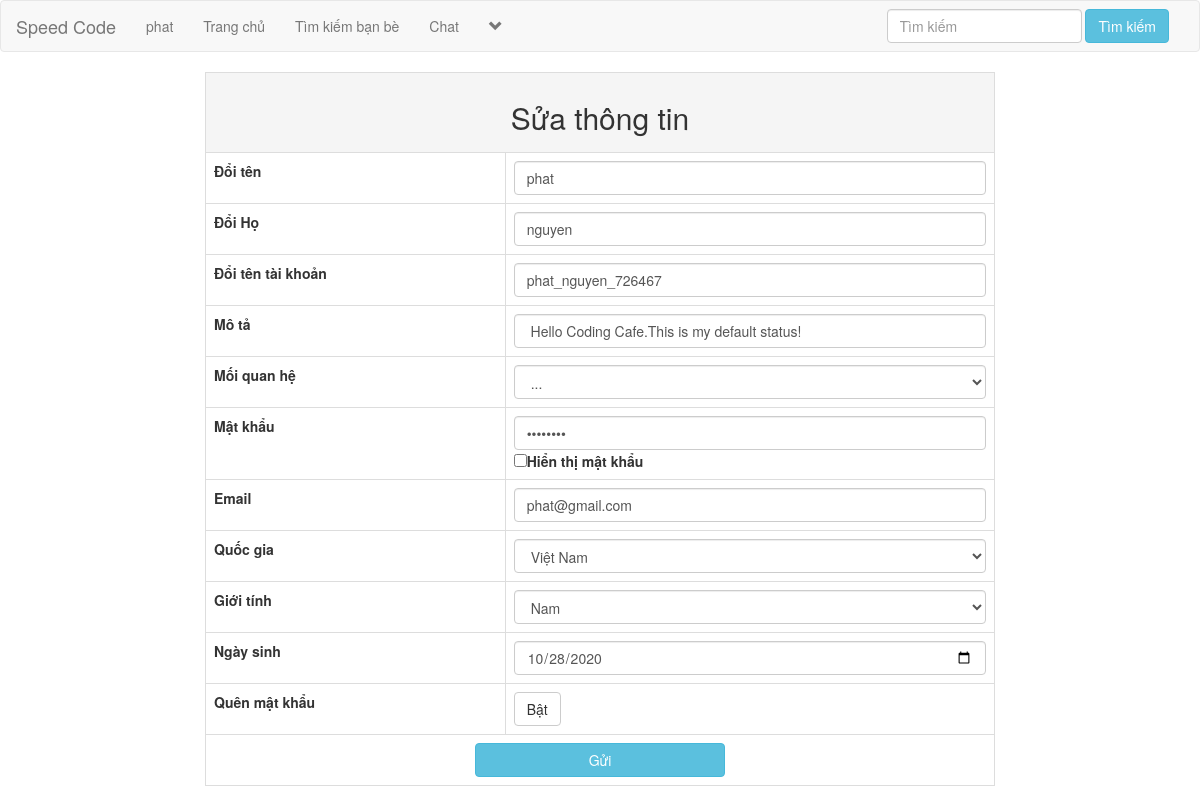
Page /view/sua_thongtincanhan.php (signed in) on the committed database.
### tables this page shows
CREATE TABLE `user_1` (
  `user_id` int(11) NOT NULL,
  `f_name` text NOT NULL,
  `l_name` text NOT NULL,
  `user_name` text NOT NULL,
  `describe_user` varchar(255) NOT NULL,
  `Relationship` text NOT NULL,
  `user_pass` varchar(255) NOT NULL,
  `user_email` varchar(255) NOT NULL,
  `user_country` text NOT NULL,
  `user_gender` text NOT NULL,
  `user_birthday` text NOT NULL,
  `user_image` varchar(255) NOT NULL,
  `user_cover` varchar(255) NOT NULL,
  `user_reg_date` timestamp NOT NULL DEFAULT current_timestamp(),
  `status` text NOT NULL,
  `posts` text NOT NULL,
  `recovery_account` varchar(255) NOT NULL
);

### model/ketnoi.php (called while the page is built, shortened)
<?php
	Class Ketnoi{
		private $server = "localhost";
		private $username = "root";
		private $password;
		private $db = "mang_xa_hoi";
		public $con;
		public function __construct(){
			try {
				$this->con = new mysqli($this->server,$this->username,$this->password,$this->db);
			} catch (Exception $e) {
				echo "kết nối lỗi" . $e->getMessage();
			}
		}
		public function select_header(){
            $user_email = $_SESSION['user_email'];
            $query = "select * from user_1 where user_email='$user_email'";
            $run_user = $this->con->query($query);
            $row=mysqli_fetch_assoc($run_user);
            return $row;
        }
	}
 ?>

### view/sua_thongtincanhan.php (the view, shortened to what this page needs)
<!DOCTYPE html>
<?php
include("./v_header.php");
?>
<html>
<head>
    <link rel="stylesheet" href="https://maxcdn.bootstrapcdn.com/bootstrap/3.3.7/css/bootstrap.min.css">
    <link rel="stylesheet" type="text/css" href="../assets/styles/style_home.css">
</head>
<body>
    <div class="row">
        <div class="col-sm-2">
        </div>
        <div class="col-sm-8">
            <form action="" method="post" enctype="multipart/form-data">
                <table class="table table-bordered table-hover">
                    <tr align="center">
                        <td colspan="6" class="active">
                            <h2>Sửa thông tin</h2>
                        </td>
                    </tr>
                    <tr>
                        <td style="font-weight: bold;">Đổi tên</td>
                        <td>
                            <input class="form-control" type="text" name="ten" required
                            value="<?php echo $first_name; ?>">
                        </td>
                    </tr>
                    <tr>
                        <td style="font-weight: bold;">Đổi Họ</td>
                        <td>
                            <input class="form-control" type="text" name="ho" required
                            value="<?php echo $last_name; ?>">
                        </td>
                    </tr>
                    <tr>
                        <td style="font-weight: bold;">Đổi tên tài khoản</td>
                        <td>
                            <input class="form-control" type="text" name="tentaikhoan" required
                            value="<?php echo $user_name; ?>">
                        </td>
                    </tr>
                    <tr>
                        <td style="font-weight: bold;">Mô tả</td>
                        <td>
                            <input class="form-control" type="text" name="mota" required
                            value=" <?php echo $describe_user; ?>">
                        </td>
                    </tr>
                    <tr>
                        <td style="font-weight: bold;">Mối quan hệ</td>
                        <td>
                            <select class="form-control" name="moiquanhe">
                                <option><?php echo $Relationship_status ?></option>
                            </select>
                        </td>
                    </tr>
                    <tr>
                        <td style="font-weight: bold;">Mật khẩu</td>
                        <td>
                            <input class="form-control" type="password" name="matkhau" id="mypass" required
                            value="<?php echo $user_pass; ?>">
                            <input type="checkbox" onclick="show_password()"><strong>Hiển thị mật khẩu</strong>
                        </td>
                    </tr>
                    <tr>
                        <td style="font-weight: bold;">Email</td>
                        <td>
                            <input class="form-control" type="email" name="email" required
                            value="<?php echo $user_email; ?>">
                        </td>
                    </tr>
                    <tr>
                        <td style="font-weight: bold;">Quốc gia</td>
                        <td>
                            <select class="form-control" name="quocgia">
                                <option selected>Việt Nam</option>
                            </select>
                        </td>
                    </tr>
                    <tr>
                        <td style="font-weight: bold;">Giới tính</td>
                        <td>
                            <select class="form-control" name="gioitinh">
                                <option><?php echo $user_gender; ?></option>
                            </select>
                        </td>
                    </tr>
                    <tr>
                        <td style="font-weight: bold;">Ngày sinh</td>
                        <td>
                            <input class="form-control input-md" type="date" name="ngaysinh" required
                            value="<?php echo $user_birthday; ?>">
                        </td>
                    </tr>
                    <tr>
                        <td style="font-weight: bold;">Quên mật khẩu</td>
                        <td>
                            <button type="button" class="btn btn-default" data-toggle="modal" data-target="
                            #myModal">Bật</button>
                        </td>
                    </tr>
                    <tr align="center">
                        <td colspan="6">
                            <input type="Submit" class="btn btn-info" name="nutsua" style="width: 250px;" value="Gửi">
                        </td>
                    </tr>
                </table>
            </form>
        </div>
        <div class="col-sm-2">
        </div>
    </div>
</body>
</html>

### view/v_header.php (shortened to what this page needs)
<?php
include("../model/functions.php");
?>
<nav class="navbar navbar-default">
	<div class="container-fluid">
		<div class="navbar-header">
			<a class="navbar-brand" href="home.php">Speed Code</a>
		</div>
		<div class="collapse navbar-collapse" id="bs-example-navbar-collapse-1">
	      <ul class="nav navbar-nav">
			  <?php
			 	 include("../model/ketnoi.php");
    			$ketnoi = new Ketnoi();
			   	$row = $ketnoi->select_header();
				$user_id = $row['user_id'];
				$user_name = $row['user_name'];
				$first_name = $row['f_name'];
				$last_name = $row['l_name'];
				$describe_user = $row['describe_user'];
				$Relationship_status = $row['Relationship'];
				$user_pass = $row['user_pass'];
				$user_email = $row['user_email'];
				$user_gender = $row['user_gender'];
				$user_birthday = $row['user_birthday'];
				?>
	        <li><a href='v_profile.php?<?php echo "user_id=$user_id" ?>'><?php echo "$first_name"; ?></a></li>
	       	<li><a href="home.php">Trang chủ</a></li>
			<li><a href="v_tim_ban_be.php">Tìm kiếm bạn bè</a></li>
			<li><a href="chat.php?<?php echo "user_id=$user_id" ?>">Chat</a></li>
					<?php
						echo"
						<li class='dropdown'>
							<a href='#' class='dropdown-toggle' data-toggle='dropdown' role='button' aria-haspopup='true' aria-expanded='false'><span><i class='glyphicon glyphicon-chevron-down'></i></span></a>
							<ul class='dropdown-menu'>
							<li>
									<a href='baivietcanhan.php?user_id=$user_id'>Bài viết của tôi</a>
								</li>
								<li>
									<a href='sua_thongtincanhan.php?user_id=$user_id'>Sửa thông tin</a>
								</li>
								<li role='separator' class='divider'></li>
								<li>
									<a href='v_dang_xuat.php'>Đăng xuất</a>
								</li>
							</ul>
						</li>
						";
					?>
			</ul>
			<ul class="nav navbar-nav navbar-right">
				<li class="dropdown">
					<form class="navbar-form navbar-left" method="get" action="timkiembaiviet.php">
						<div class="form-group">
							<input type="text" class="form-control" name="keysearch" placeholder="Tìm kiếm">
						</div>
						<button type="submit" class="btn btn-info" name="nuttimkiem">Tìm kiếm</button>
					</form>
				</li>
			</ul>
		</div>
	</div>
</nav>

### assets/styles/style_home.css (style rules this page uses)
body { overflow-x: hidden; }

### rows in the picture
user_1: f_name "phat", ten "phat", ho "nguyen", tentaikhoan "phat_nguyen_726467", mota "Hello Coding Cafe.This is my default status!", moiquanhe "...", email "phat@gmail.com", gioitinh "Nam", ngaysinh "10/28/2020"
